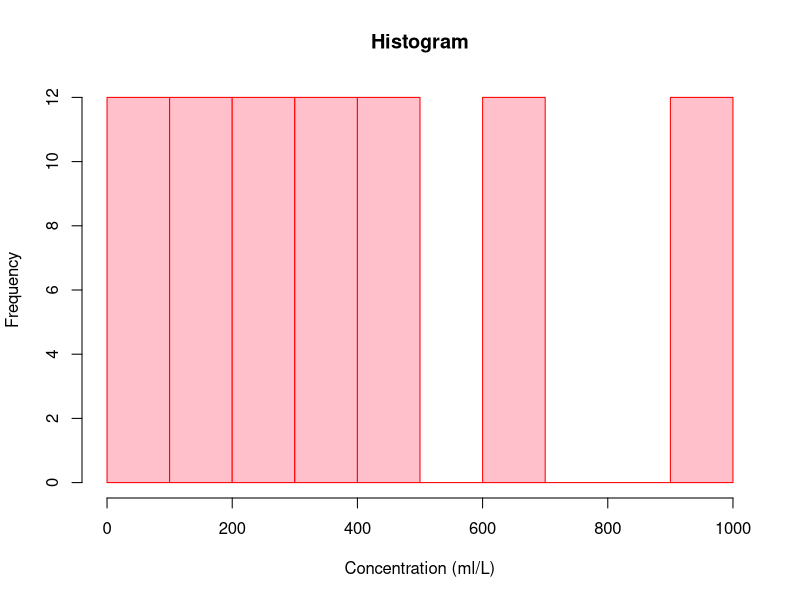
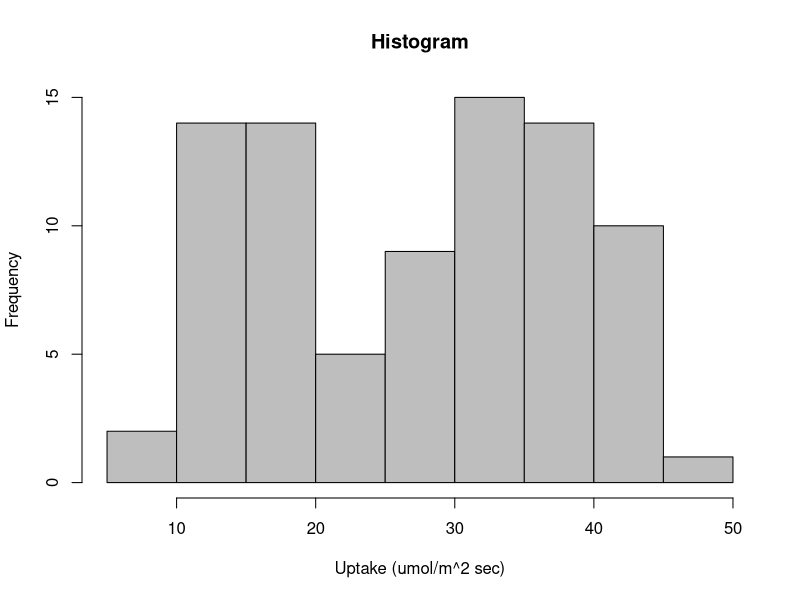

These figures' R source, in order:
## ---- chunk 1
install.packages("dplyr")
install.packages("corrplot")
install.packages("ggplot2")

library(dplyr)
library(corrplot)
library(ggplot2)
## ---- chunk 2
data("CO2") #Importación de dataset
CO2 #Visualización parcial en consola
View(CO2) #Visualización completa en una nueva ventana
## ---- chunk 3
glimpse(CO2)
is.na(CO2)
## ---- chunk 4
table(CO2$Plant)
table(CO2$Type)
table(CO2$Treatment)
## ---- chunk 5
#Tablas de contingencia para cada combinación de variables categóricas. Valores expresados en porcentajes.
Plant_vs_Type <- prop.table(table(CO2$Plant, CO2$Type),2)*100
Plant_vs_Type
Type_vs_Treatment <- prop.table(table(CO2$Type, CO2$Treatment),2)*100
Type_vs_Treatment
Plant_vs_Treatment <- prop.table(table(CO2$Plant, CO2$Treatment),2)*100
Plant_vs_Treatment
## ---- chunk 6
summary(CO2$conc)
summary(CO2$uptake)
## ---- chunk 7

hist(CO2$conc, col = "pink", border = "red", xlab ="Concentration (ml/L)", main = "Histogram")
hist(CO2$uptake, col = "gray", border ="black", xlab ="Uptake (umol/m^2 sec)", main = "Histogram")
